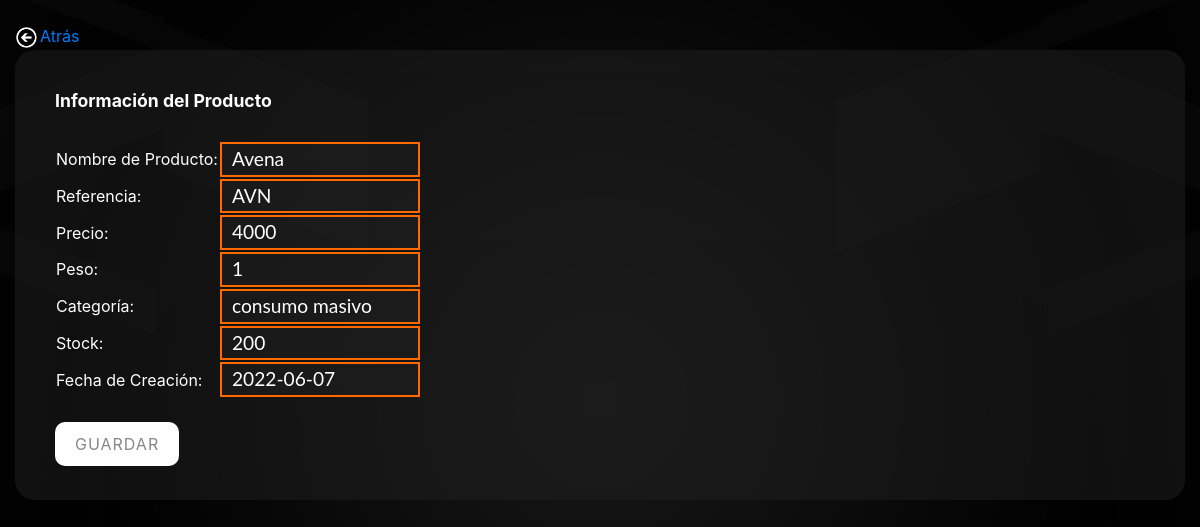
/editar.php?id=5, run on the app's committed database.
### tables this page shows
CREATE TABLE `productos` (
  `id` int(10) NOT NULL,
  `nombre_producto` varchar(100) DEFAULT NULL,
  `referencia` varchar(80) DEFAULT NULL,
  `precio` int(12) DEFAULT NULL,
  `peso` int(12) DEFAULT NULL,
  `categoria` varchar(60) DEFAULT NULL,
  `stock` int(10) DEFAULT NULL,
  `fecha_creacion` date DEFAULT NULL
);

### editar.php (the view, shortened to what this page needs)
<?php
    include "conex_bd.php";
	$id=$_GET['id'];
	$productos=mysqli_query($cn,"select * from `productos` where id='$id' ");
	$datos = mysqli_fetch_assoc($productos);
?>
<!DOCTYPE html>
<html lang="en" class="no-js">
	<head>
		<link rel="stylesheet" type="text/css" href="css/estiloa.css" />
		<link rel="stylesheet" type="text/css" href="css/componentes.css" />
		<link rel="stylesheet" type="text/css" href="css/campos.css" />
		<link rel="stylesheet" href="css/bootstrap.min.css">
		<link rel="stylesheet" href="css/templatemo-style.css">
	</head>
	<body>
<br>
<a href="index.php"><img src="imagenes/flec.png" width="40px">Atrás</a>
<div class="col-12 tm-block-col">
                    <div class="tm-bg-primary-dark tm-block tm-block-taller tm-block-scroll">
                        <h2 class="tm-block-title">Información del Producto</h2>
<form action="guardar_cambios.php" method="POST">
<table>
<tr>
	<td><font color="#ffffff">Nombre de Producto:</font></td>
	<td><input type="text" id="nombre_producto" class="camp" name="nombre_producto" value="<?php echo $datos['nombre_producto']?>" style="width:200px;" autocomplete="off" required /></td>
</tr>
<tr>
	<td><font color="#ffffff">Referencia:</font></td>
	<td><input type="text" id="referencia" class="camp" name="referencia" value="<?php echo $datos['referencia']?>" style="width:200px;" autocomplete="off" required /></td>
</tr>
<tr>
	<td><font color="#ffffff">Precio:</font></td>
	<td><input type="number" id="precio" class="camp" name="precio" value="<?php echo $datos['precio']?>" style="width:200px;" autocomplete="off" required /></td>
</tr>
<tr>
	<td><font color="#ffffff">Peso:</font></td>
	<td><input type="number" id="peso" class="camp" name="peso" value="<?php echo $datos['peso']?>" style="width:200px;" autocomplete="off" required /></td>
</tr>
<tr>
	<td><font color="#ffffff">Categoría:</font></td>
	<td><input type="text" id="categoria" class="camp" name="categoria" value="<?php echo $datos['categoria']?>" style="width:200px;" autocomplete="off" required /></td>
</tr>
<tr>
	<td><font color="#ffffff">Stock:</font></td>
	<td><input type="number" id="stock" class="camp" name="stock" value="<?php echo $datos['stock']?>" style="width:200px;" autocomplete="off" required /></td>
</tr>
<tr>
	<td><font color="#ffffff">Fecha de Creación:</font></td>
	<td><input type="text" id="fecha_creacion" class="camp" name="fecha_creacion" value="<?php echo $datos['fecha_creacion']?>" style="width:200px;" readonly /></td>
</tr>
</table>
<br>
<input class="md-trigger" type="submit" value="GUARDAR" id="btn_inicia"/>
</form>
</div>
</div>
	</body>
</html>

### css/estiloa.css (style rules this page uses)
*, *:after, *:before { -webkit-box-sizing: border-box; -moz-box-sizing: border-box; box-sizing: border-box; }
body, html { font-size: 100%; padding: 0; margin: 0; }
body { font-family: 'Lato', Calibri, Arial, sans-serif; color: #ffffff; background-color:#130430; }
a { color: #b4c7da; text-decoration: none; }

### css/componentes.css (style rules this page uses)
body { background: url(../imagenes/fondo2.jpg) no-repeat center center fixed; -webkit-background-size: cover; -moz-background-size: cover; -o-background-size: cover; background-size: cover; }
.camp { font-family: 'Lato', Calibri, Arial, sans-serif; line-height: 1.5; font-size: 1.2em; padding: 1px 10px; color: #000; display:block; background: transparent; }
.camp { border: 2px solid #ff6900; }
.camp { outline: none; }
input.md-trigger { border: none; color: #878787; width: auto; cursor: pointer; text-transform: uppercase; display: inline-block; padding: 10px 20px; font-size: 1em; border-radius: 10px; letter-spacing: 1px; background: #ffffff; }

### css/campos.css (style rules this page uses)
.camp { font-family: 'Lato', Calibri, Arial, sans-serif; line-height: 1.5; font-size: 1.2em; padding: 1px 10px; color: #fff; display:block; background: rgba(32,33,33,0.5); }
.camp { border: 2px solid #ff6900; }
.camp { outline: none; }

### css/templatemo-style.css (style rules this page uses)
.tm-block-col { margin-bottom: 30px; }
.tm-block { padding: 40px; min-height: 350px; height: 100%; max-height: 450px; border-radius:20px; }
.tm-block-scroll { overflow-y: scroll; }
.tm-block-title { font-size: 1.1rem; font-weight: 700; color: #fff; margin-bottom: 30px; }
.tm-bg-primary-dark { background-color: rgba(32,33,33,0.5); }

### data on the page
productos: nombre_producto "Avena", referencia "AVN", precio "4000", peso "1", categoria "consumo masivo", stock "200", fecha_creacion "2022-06-07"
